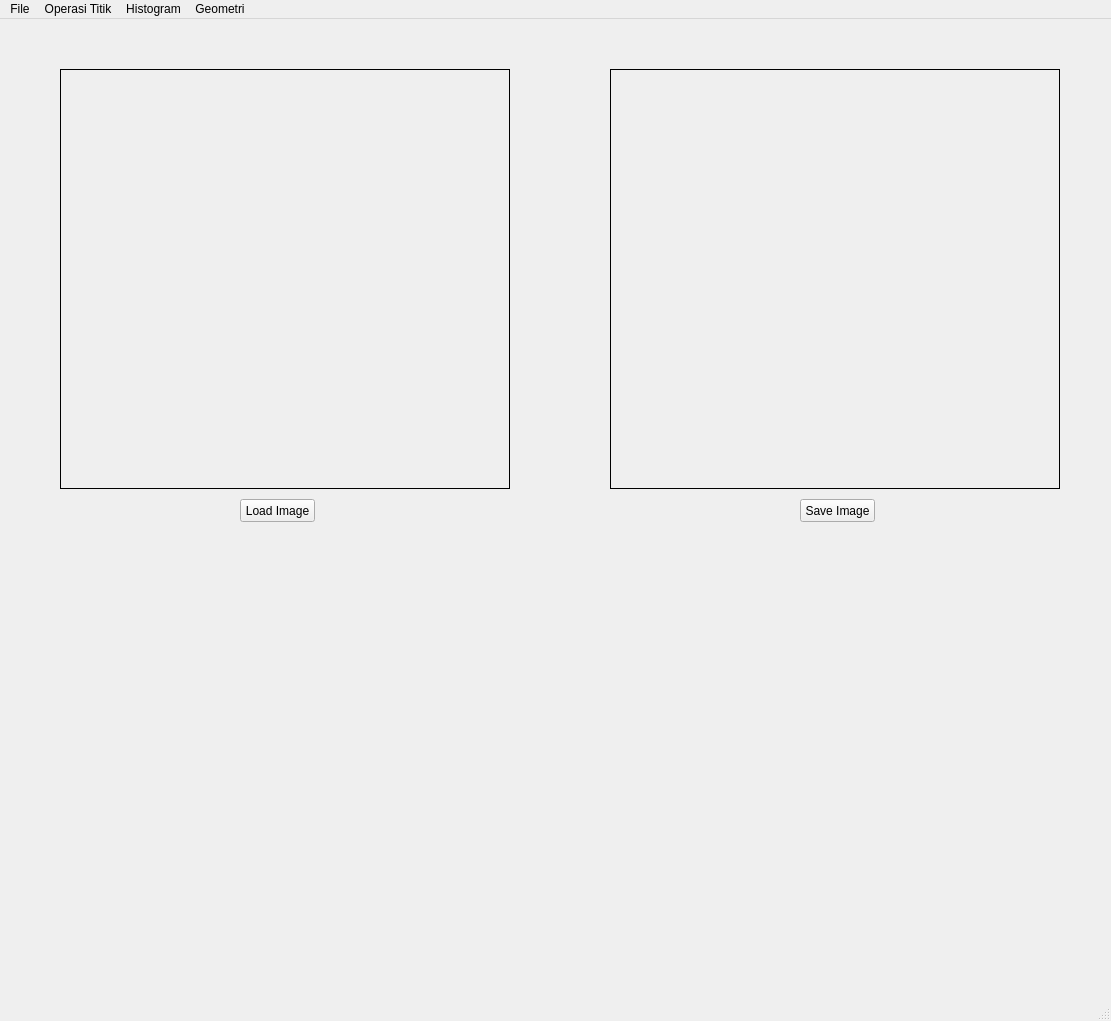
<?xml version="1.0" encoding="UTF-8"?>
<ui version="4.0">
 <class>MainWindow</class>
 <widget class="QMainWindow" name="MainWindow">
  <property name="geometry">
   <rect>
    <x>0</x>
    <y>0</y>
    <width>1111</width>
    <height>1021</height>
   </rect>
  </property>
  <property name="windowTitle">
   <string>MainWindow</string>
  </property>
  <widget class="QWidget" name="centralwidget">
   <widget class="QPushButton" name="loadButton">
    <property name="geometry">
     <rect>
      <x>240</x>
      <y>480</y>
      <width>75</width>
      <height>23</height>
     </rect>
    </property>
    <property name="text">
     <string>Load Image</string>
    </property>
   </widget>
   <widget class="QLabel" name="imgLabel">
    <property name="geometry">
     <rect>
      <x>60</x>
      <y>50</y>
      <width>450</width>
      <height>420</height>
     </rect>
    </property>
    <property name="frameShape">
     <enum>QFrame::Box</enum>
    </property>
    <property name="text">
     <string/>
    </property>
   </widget>
   <widget class="QLabel" name="hasilLabel">
    <property name="geometry">
     <rect>
      <x>610</x>
      <y>50</y>
      <width>450</width>
      <height>420</height>
     </rect>
    </property>
    <property name="frameShape">
     <enum>QFrame::Box</enum>
    </property>
    <property name="text">
     <string/>
    </property>
   </widget>
   <widget class="QPushButton" name="saveButton">
    <property name="geometry">
     <rect>
      <x>800</x>
      <y>480</y>
      <width>75</width>
      <height>23</height>
     </rect>
    </property>
    <property name="text">
     <string>Save Image</string>
    </property>
   </widget>
  </widget>
  <widget class="QMenuBar" name="menubar">
   <property name="geometry">
    <rect>
     <x>0</x>
     <y>0</y>
     <width>1111</width>
     <height>21</height>
    </rect>
   </property>
   <widget class="QMenu" name="menuFile">
    <property name="title">
     <string>File</string>
    </property>
    <addaction name="actionLoad_Image"/>
    <addaction name="actionSave_Image"/>
   </widget>
   <widget class="QMenu" name="menuOperasi_Titik">
    <property name="title">
     <string>Operasi Titik</string>
    </property>
    <addaction name="actionGrayScale"/>
    <addaction name="actionBrightness"/>
    <addaction name="actionSimple_Contrast"/>
    <addaction name="actionContrast_Stretching"/>
    <addaction name="actionNegative_Image"/>
    <addaction name="actionBiner_Image"/>
   </widget>
   <widget class="QMenu" name="menuHistogram">
    <property name="title">
     <string>Histogram</string>
    </property>
    <addaction name="actionGray_Histogram"/>
    <addaction name="actionRGB_Histogram"/>
    <addaction name="actionHistogram_Equalization"/>
   </widget>
   <widget class="QMenu" name="menuGeometri">
    <property name="title">
     <string>Geometri</string>
    </property>
    <addaction name="actionTranslasi"/>
    <addaction name="actionRotasi"/>
    <addaction name="actionResize"/>
    <addaction name="actionCrop"/>
   </widget>
   <addaction name="menuFile"/>
   <addaction name="menuOperasi_Titik"/>
   <addaction name="menuHistogram"/>
   <addaction name="menuGeometri"/>
  </widget>
  <widget class="QStatusBar" name="statusbar"/>
  <action name="actionGrayScale">
   <property name="text">
    <string>GrayScale</string>
   </property>
  </action>
  <action name="actionLoad_Image">
   <property name="text">
    <string>Load Image</string>
   </property>
  </action>
  <action name="actionSave_Image">
   <property name="text">
    <string>Save Image</string>
   </property>
  </action>
  <action name="actionBrightness">
   <property name="text">
    <string>Brightness</string>
   </property>
  </action>
  <action name="actionSimple_Contrast">
   <property name="text">
    <string>Simple Contrast</string>
   </property>
  </action>
  <action name="actionContrast_Stretching">
   <property name="text">
    <string>Contrast Stretching</string>
   </property>
  </action>
  <action name="actionNegative_Image">
   <property name="text">
    <string>Negative Image</string>
   </property>
  </action>
  <action name="actionBiner_Image">
   <property name="text">
    <string>Biner Image</string>
   </property>
  </action>
  <action name="actionGray_Histogram">
   <property name="text">
    <string>Histogram Grayscale</string>
   </property>
  </action>
  <action name="actionRGB_Histogram">
   <property name="text">
    <string>Histogram RGB</string>
   </property>
  </action>
  <action name="actionHistogram_Equalization">
   <property name="text">
    <string>Histogram Equalization</string>
   </property>
  </action>
  <action name="actionTranslasi">
   <property name="text">
    <string>Translasi</string>
   </property>
  </action>
  <action name="actionRotasi">
   <property name="text">
    <string>Rotasi</string>
   </property>
  </action>
  <action name="actionResize">
   <property name="text">
    <string>Resize</string>
   </property>
  </action>
  <action name="actionCrop">
   <property name="text">
    <string>Crop Image</string>
   </property>
  </action>
 </widget>
 <resources/>
 <connections/>
</ui>
